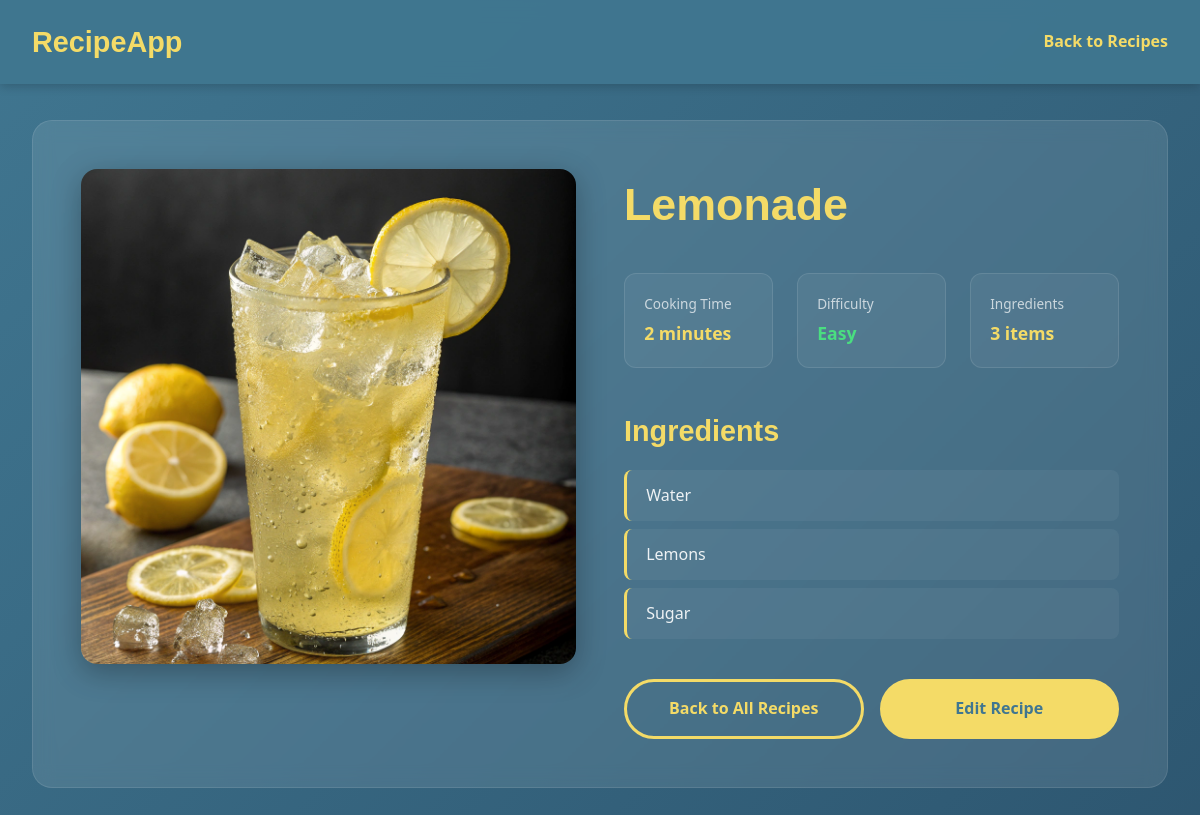
Page /detail/2/ (signed in) on the committed database.
### recipes/models.py (models this page shows, shortened)
class Recipe(models.Model):
    name = models.CharField(max_length=50)
    ingredients = models.CharField(
        max_length=225, help_text="Enter the ingredients, separated by a comma"
    )
    cooking_time = models.IntegerField(help_text="Cooking time in minutes")
    difficulty = None
    pic = models.ImageField(upload_to='recipes', default='no_picture.jpg')
    @property
    def calculate_difficulty(self):
        ingredients = self.ingredients.split(", ")
        if self.cooking_time < 10 and len(ingredients) < 4:
            return "Easy"
        elif self.cooking_time < 10 and len(ingredients) >= 4:
            return "Medium"
        elif self.cooking_time >= 10 and len(ingredients) < 4:
            return "Intermediate"
        elif self.cooking_time >= 10 and len(ingredients) >= 4:
            return "Hard"
        return difficulty

### recipes/views.py (the view)
# urls.py: path('detail/<int:id>/', views.recipes_details, name='detail')
@login_required(login_url='/login/')
def recipes_details(request, id):
    recipe = get_object_or_404(Recipe, pk=id)
    ingredients_list = recipe.ingredients.split(", ")
    return render(request, "recipes/recipes_details.html", {
        "recipe": recipe,
        "ingredients_list": ingredients_list,
    })

### recipes/templates/recipes/recipes_details.html (shortened to what this page needs)
<!DOCTYPE html>
<html lang="en">
<head>
  {% load static %}
  <link rel='stylesheet' type='text/css' href="{% static 'recipes/css/styles.css' %}">
</head>
<body>
  <nav class="navbar">
    <div class="navbar-content">
      <a href="{% url 'recipes:home' %}" class="logo">RecipeApp</a>
      <a href="{% url 'recipes:list' %}" class="nav-link">Back to Recipes</a>
    </div>
  </nav>
  <section class="recipe-detail-section">
    <div class="detail-container">
      <div class="detail-image-wrapper">
        {% if recipe.pic %}
          <img src="{{ recipe.pic.url }}" alt="{{ recipe.name }}" class="detail-image">
        {% else %}
          <div class="detail-placeholder">No Image Available</div>
        {% endif %}
      </div>
      <div class="detail-content">
        <h1>{{ recipe.name }}</h1>
        <div class="quick-stats">
          <div class="stat-item">
            <div>
              <p class="stat-label">Cooking Time</p>
              <p class="stat-value">{{ recipe.cooking_time }} minutes</p>
            </div>
          </div>
          <div class="stat-item">
            <div>
              <p class="stat-label">Difficulty</p>
              <p class="stat-value difficulty-{{ recipe.calculate_difficulty|lower }}">
                {{ recipe.calculate_difficulty }}
              </p>
            </div>
          </div>
          <div class="stat-item">
            <div>
              <p class="stat-label">Ingredients</p>
              <p class="stat-value">{{ recipe.ingredients|wordcount }} items</p>
            </div>
          </div>
        </div>
        <div class="detail-section">
          <h2>Ingredients</h2>
          <ul class="ingredients-list">
            {% for ingredient in ingredients_list %}
              <li>{{ ingredient }}</li>
            {% endfor %}
          </ul>
        </div>
        <div class="detail-actions">
          <a href="{% url 'recipes:list' %}" class="detail-button secondary">Back to All Recipes</a>
          <a href="/admin/recipes/recipe/{{ recipe.pk }}/change/" class="detail-button primary">Edit Recipe</a>
        </div>
      </div>
    </div>
  </section>
</body>
</html>

### recipes/static/recipes/css/styles.css (style rules this page uses)
* { margin: 0; padding: 0; box-sizing: border-box; }
body { font-family: 'Segoe UI', Tahoma, Geneva, Verdana, sans-serif; background: linear-gradient(135deg, #407690 0%, #2d5670 100%); color: #fff; line-height: 1.6; min-height: 100vh; }
.navbar { background: rgba(64, 118, 144, 0.95); padding: 1.2rem 2rem; box-shadow: 0 2px 10px rgba(0, 0, 0, 0.2); position: fixed; top: 0; left: 0; right: 0; z-index: 1000; backdrop-filter: blur(10px); }
.navbar-content { max-width: 1200px; margin: 0 auto; display: flex; justify-content: space-between; align-items: center; }
.logo { font-size: 1.8rem; font-weight: 700; color: #f4db67; text-decoration: none; font-family: 'Gill Sans', 'Gill Sans MT', Calibri, 'Trebuchet MS', sans-serif; }
.nav-link { color: #f4db67; text-decoration: none; font-weight: 600; transition: all 0.3s ease; font-size: 1rem; }
.recipe-detail-section { padding: 120px 2rem 80px; max-width: 1200px; margin: 0 auto; }
.detail-container { display: grid; grid-template-columns: 1fr 1fr; gap: 3rem; background: rgba(255, 255, 255, 0.1); backdrop-filter: blur(10px); border-radius: 20px; padding: 3rem; border: 1px solid rgba(255, 255, 255, 0.1); }
.detail-image-wrapper { position: sticky; top: 120px; height: fit-content; }
.detail-image { width: 100%; height: auto; border-radius: 16px; box-shadow: 0 8px 30px rgba(0, 0, 0, 0.3); }
.detail-content h1 { font-family: 'Gill Sans', 'Gill Sans MT', Calibri, 'Trebuchet MS', sans-serif; font-size: 2.8rem; color: #f4db67; margin-bottom: 2rem; }
.quick-stats { display: grid; grid-template-columns: repeat(3, 1fr); gap: 1.5rem; margin-bottom: 2.5rem; }
.stat-item { background: rgba(255, 255, 255, 0.05); padding: 1.2rem; border-radius: 12px; display: flex; align-items: center; gap: 1rem; border: 1px solid rgba(255, 255, 255, 0.1); }
.stat-label { font-size: 0.85rem; color: rgba(255, 255, 255, 0.7); margin-bottom: 0.3rem; }
.stat-value { font-size: 1.1rem; font-weight: 600; color: #f4db67; }
.difficulty-easy { color: #4ade80 !important; }
.detail-section { margin-bottom: 2rem; }
.detail-section h2 { font-family: 'Gill Sans', 'Gill Sans MT', Calibri, 'Trebuchet MS', sans-serif; font-size: 1.8rem; color: #f4db67; margin-bottom: 1rem; }
.ingredients-list { list-style: none; padding: 0; }
.ingredients-list li { padding: 0.8rem 1.2rem; margin-bottom: 0.5rem; background: rgba(255, 255, 255, 0.05); border-radius: 8px; border-left: 3px solid #f4db67; color: rgba(255, 255, 255, 0.9); }
.detail-actions { display: flex; gap: 1rem; margin-top: 2.5rem; }
.detail-button { padding: 14px 30px; border-radius: 50px; text-decoration: none; font-weight: 600; font-size: 1rem; transition: all 0.3s ease; display: inline-block; text-align: center; flex: 1; }
.detail-button.primary { background-color: #f4db67; color: #407690; border: 3px solid #f4db67; }
.detail-button.secondary { background-color: transparent; color: #f4db67; border: 3px solid #f4db67; }

### rows in the picture
Recipe: pic (picture), name "Lemonade", cooking_time "2", calculate_difficulty "Easy", ingredients "3"

### other values in the picture
{{ ingredient }} "Water" "Lemons" "Sugar"
